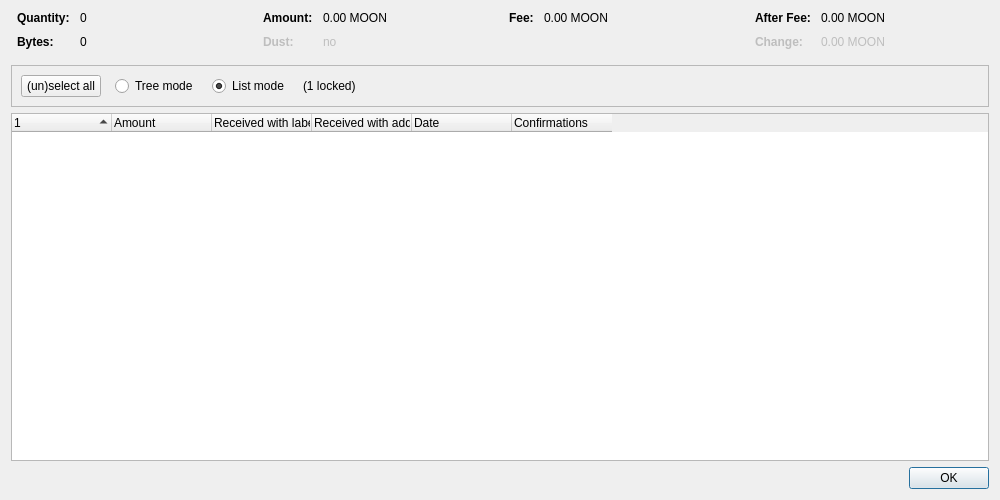
<?xml version="1.0" encoding="UTF-8"?>
<ui version="4.0">
 <class>CoinControlDialog</class>
 <widget class="QDialog" name="CoinControlDialog">
  <property name="geometry">
   <rect>
    <x>0</x>
    <y>0</y>
    <width>1000</width>
    <height>500</height>
   </rect>
  </property>
  <property name="windowTitle">
   <string>Coin Selection</string>
  </property>
  <layout class="QVBoxLayout" name="verticalLayout">
   <item>
    <layout class="QHBoxLayout" name="horizontalLayoutTop" stretch="0,0,0,0">
     <property name="topMargin">
      <number>0</number>
     </property>
     <property name="bottomMargin">
      <number>10</number>
     </property>
     <item>
      <layout class="QFormLayout" name="formLayoutCoinControl1">
       <property name="horizontalSpacing">
        <number>10</number>
       </property>
       <property name="verticalSpacing">
        <number>10</number>
       </property>
       <property name="leftMargin">
        <number>6</number>
       </property>
       <property name="rightMargin">
        <number>6</number>
       </property>
       <item row="0" column="0">
        <widget class="QLabel" name="labelCoinControlQuantityText">
         <property name="font">
          <font>
           <weight>75</weight>
           <bold>true</bold>
          </font>
         </property>
         <property name="text">
          <string>Quantity:</string>
         </property>
        </widget>
       </item>
       <item row="0" column="1">
        <widget class="QLabel" name="labelCoinControlQuantity">
         <property name="cursor">
          <cursorShape>IBeamCursor</cursorShape>
         </property>
         <property name="contextMenuPolicy">
          <enum>Qt::ActionsContextMenu</enum>
         </property>
         <property name="text">
          <string notr="true">0</string>
         </property>
         <property name="textInteractionFlags">
          <set>Qt::LinksAccessibleByMouse|Qt::TextSelectableByKeyboard|Qt::TextSelectableByMouse</set>
         </property>
        </widget>
       </item>
       <item row="1" column="0">
        <widget class="QLabel" name="labelCoinControlBytesText">
         <property name="font">
          <font>
           <weight>75</weight>
           <bold>true</bold>
          </font>
         </property>
         <property name="text">
          <string>Bytes:</string>
         </property>
        </widget>
       </item>
       <item row="1" column="1">
        <widget class="QLabel" name="labelCoinControlBytes">
         <property name="cursor">
          <cursorShape>IBeamCursor</cursorShape>
         </property>
         <property name="contextMenuPolicy">
          <enum>Qt::ActionsContextMenu</enum>
         </property>
         <property name="text">
          <string notr="true">0</string>
         </property>
         <property name="textInteractionFlags">
          <set>Qt::LinksAccessibleByMouse|Qt::TextSelectableByKeyboard|Qt::TextSelectableByMouse</set>
         </property>
        </widget>
       </item>
      </layout>
     </item>
     <item>
      <layout class="QFormLayout" name="formLayoutCoinControl2">
       <property name="horizontalSpacing">
        <number>10</number>
       </property>
       <property name="verticalSpacing">
        <number>10</number>
       </property>
       <property name="leftMargin">
        <number>6</number>
       </property>
       <property name="rightMargin">
        <number>6</number>
       </property>
       <item row="0" column="0">
        <widget class="QLabel" name="labelCoinControlAmountText">
         <property name="font">
          <font>
           <weight>75</weight>
           <bold>true</bold>
          </font>
         </property>
         <property name="text">
          <string>Amount:</string>
         </property>
        </widget>
       </item>
       <item row="0" column="1">
        <widget class="QLabel" name="labelCoinControlAmount">
         <property name="cursor">
          <cursorShape>IBeamCursor</cursorShape>
         </property>
         <property name="contextMenuPolicy">
          <enum>Qt::ActionsContextMenu</enum>
         </property>
         <property name="text">
          <string notr="true">0.00 MOON</string>
         </property>
         <property name="textInteractionFlags">
          <set>Qt::LinksAccessibleByMouse|Qt::TextSelectableByKeyboard|Qt::TextSelectableByMouse</set>
         </property>
        </widget>
       </item>
       <item row="1" column="0">
        <widget class="QLabel" name="labelCoinControlLowOutputText">
         <property name="enabled">
          <bool>false</bool>
         </property>
         <property name="font">
          <font>
           <weight>75</weight>
           <bold>true</bold>
          </font>
         </property>
         <property name="text">
          <string>Dust:</string>
         </property>
        </widget>
       </item>
       <item row="1" column="1">
        <widget class="QLabel" name="labelCoinControlLowOutput">
         <property name="enabled">
          <bool>false</bool>
         </property>
         <property name="cursor">
          <cursorShape>IBeamCursor</cursorShape>
         </property>
         <property name="contextMenuPolicy">
          <enum>Qt::ActionsContextMenu</enum>
         </property>
         <property name="text">
          <string notr="true">no</string>
         </property>
         <property name="textInteractionFlags">
          <set>Qt::LinksAccessibleByMouse|Qt::TextSelectableByKeyboard|Qt::TextSelectableByMouse</set>
         </property>
        </widget>
       </item>
      </layout>
     </item>
     <item>
      <layout class="QFormLayout" name="formLayoutCoinControl3">
       <property name="horizontalSpacing">
        <number>10</number>
       </property>
       <property name="verticalSpacing">
        <number>10</number>
       </property>
       <property name="leftMargin">
        <number>6</number>
       </property>
       <property name="rightMargin">
        <number>6</number>
       </property>
       <item row="0" column="0">
        <widget class="QLabel" name="labelCoinControlFeeText">
         <property name="font">
          <font>
           <weight>75</weight>
           <bold>true</bold>
          </font>
         </property>
         <property name="text">
          <string>Fee:</string>
         </property>
        </widget>
       </item>
       <item row="0" column="1">
        <widget class="QLabel" name="labelCoinControlFee">
         <property name="cursor">
          <cursorShape>IBeamCursor</cursorShape>
         </property>
         <property name="contextMenuPolicy">
          <enum>Qt::ActionsContextMenu</enum>
         </property>
         <property name="text">
          <string notr="true">0.00 MOON</string>
         </property>
         <property name="textInteractionFlags">
          <set>Qt::LinksAccessibleByMouse|Qt::TextSelectableByKeyboard|Qt::TextSelectableByMouse</set>
         </property>
        </widget>
       </item>
      </layout>
     </item>
     <item>
      <layout class="QFormLayout" name="formLayoutCoinControl4">
       <property name="horizontalSpacing">
        <number>10</number>
       </property>
       <property name="verticalSpacing">
        <number>10</number>
       </property>
       <property name="leftMargin">
        <number>6</number>
       </property>
       <property name="rightMargin">
        <number>6</number>
       </property>
       <item row="0" column="0">
        <widget class="QLabel" name="labelCoinControlAfterFeeText">
         <property name="font">
          <font>
           <weight>75</weight>
           <bold>true</bold>
          </font>
         </property>
         <property name="text">
          <string>After Fee:</string>
         </property>
        </widget>
       </item>
       <item row="0" column="1">
        <widget class="QLabel" name="labelCoinControlAfterFee">
         <property name="cursor">
          <cursorShape>IBeamCursor</cursorShape>
         </property>
         <property name="contextMenuPolicy">
          <enum>Qt::ActionsContextMenu</enum>
         </property>
         <property name="text">
          <string notr="true">0.00 MOON</string>
         </property>
         <property name="textInteractionFlags">
          <set>Qt::LinksAccessibleByMouse|Qt::TextSelectableByKeyboard|Qt::TextSelectableByMouse</set>
         </property>
        </widget>
       </item>
       <item row="1" column="0">
        <widget class="QLabel" name="labelCoinControlChangeText">
         <property name="enabled">
          <bool>false</bool>
         </property>
         <property name="font">
          <font>
           <weight>75</weight>
           <bold>true</bold>
          </font>
         </property>
         <property name="text">
          <string>Change:</string>
         </property>
        </widget>
       </item>
       <item row="1" column="1">
        <widget class="QLabel" name="labelCoinControlChange">
         <property name="enabled">
          <bool>false</bool>
         </property>
         <property name="cursor">
          <cursorShape>IBeamCursor</cursorShape>
         </property>
         <property name="contextMenuPolicy">
          <enum>Qt::ActionsContextMenu</enum>
         </property>
         <property name="text">
          <string notr="true">0.00 MOON</string>
         </property>
         <property name="textInteractionFlags">
          <set>Qt::LinksAccessibleByMouse|Qt::TextSelectableByKeyboard|Qt::TextSelectableByMouse</set>
         </property>
        </widget>
       </item>
      </layout>
     </item>
    </layout>
   </item>
   <item>
    <widget class="QFrame" name="frame">
     <property name="minimumSize">
      <size>
       <width>0</width>
       <height>40</height>
      </size>
     </property>
     <property name="frameShape">
      <enum>QFrame::StyledPanel</enum>
     </property>
     <property name="frameShadow">
      <enum>QFrame::Sunken</enum>
     </property>
     <layout class="QHBoxLayout" name="horizontalLayout">
      <item>
       <layout class="QHBoxLayout" name="horizontalLayoutPanel" stretch="0,0,0,0,0">
        <property name="spacing">
         <number>14</number>
        </property>
        <item>
         <widget class="QPushButton" name="pushButtonSelectAll">
          <property name="sizePolicy">
           <sizepolicy hsizetype="Maximum" vsizetype="Fixed">
            <horstretch>0</horstretch>
            <verstretch>0</verstretch>
           </sizepolicy>
          </property>
          <property name="text">
           <string>(un)select all</string>
          </property>
          <property name="autoDefault">
           <bool>false</bool>
          </property>
         </widget>
        </item>
        <item>
         <widget class="QRadioButton" name="radioTreeMode">
          <property name="sizePolicy">
           <sizepolicy hsizetype="Maximum" vsizetype="Fixed">
            <horstretch>0</horstretch>
            <verstretch>0</verstretch>
           </sizepolicy>
          </property>
          <property name="text">
           <string>Tree mode</string>
          </property>
         </widget>
        </item>
        <item>
         <widget class="QRadioButton" name="radioListMode">
          <property name="sizePolicy">
           <sizepolicy hsizetype="Maximum" vsizetype="Fixed">
            <horstretch>0</horstretch>
            <verstretch>0</verstretch>
           </sizepolicy>
          </property>
          <property name="text">
           <string>List mode</string>
          </property>
          <property name="checked">
           <bool>true</bool>
          </property>
         </widget>
        </item>
        <item>
         <widget class="QLabel" name="labelLocked">
          <property name="text">
           <string notr="true">(1 locked)</string>
          </property>
         </widget>
        </item>
        <item>
         <spacer name="horizontalSpacer">
          <property name="orientation">
           <enum>Qt::Horizontal</enum>
          </property>
          <property name="sizeHint" stdset="0">
           <size>
            <width>40</width>
            <height>20</height>
           </size>
          </property>
         </spacer>
        </item>
       </layout>
      </item>
     </layout>
    </widget>
   </item>
   <item>
    <widget class="CoinControlTreeWidget" name="treeWidget">
     <property name="contextMenuPolicy">
      <enum>Qt::CustomContextMenu</enum>
     </property>
     <property name="sortingEnabled">
      <bool>false</bool>
     </property>
     <property name="columnCount">
      <number>6</number>
     </property>
     <attribute name="headerShowSortIndicator" stdset="0">
      <bool>true</bool>
     </attribute>
     <attribute name="headerStretchLastSection">
      <bool>false</bool>
     </attribute>
     <column>
      <property name="text">
       <string/>
      </property>
     </column>
     <column>
      <property name="text">
       <string>Amount</string>
      </property>
     </column>
     <column>
      <property name="text">
       <string>Received with label</string>
      </property>
     </column>
     <column>
      <property name="text">
       <string>Received with address</string>
      </property>
     </column>
     <column>
      <property name="text">
       <string>Date</string>
      </property>
     </column>
     <column>
      <property name="text">
       <string>Confirmations</string>
      </property>
      <property name="toolTip">
       <string>Confirmed</string>
      </property>
     </column>
     <column>
      <property name="text">
       <string/>
      </property>
     </column>
     <column>
      <property name="text">
       <string/>
      </property>
     </column>
     <column>
      <property name="text">
       <string/>
      </property>
     </column>
     <column>
      <property name="text">
       <string/>
      </property>
     </column>
    </widget>
   </item>
   <item>
    <widget class="QDialogButtonBox" name="buttonBox">
     <property name="orientation">
      <enum>Qt::Horizontal</enum>
     </property>
     <property name="standardButtons">
      <set>QDialogButtonBox::Ok</set>
     </property>
    </widget>
   </item>
  </layout>
 </widget>
 <customwidgets>
  <customwidget>
   <class>CoinControlTreeWidget</class>
   <extends>QTreeWidget</extends>
   <header>qt/coincontroltreewidget.h</header>
  </customwidget>
 </customwidgets>
 <resources/>
 <connections/>
</ui>
